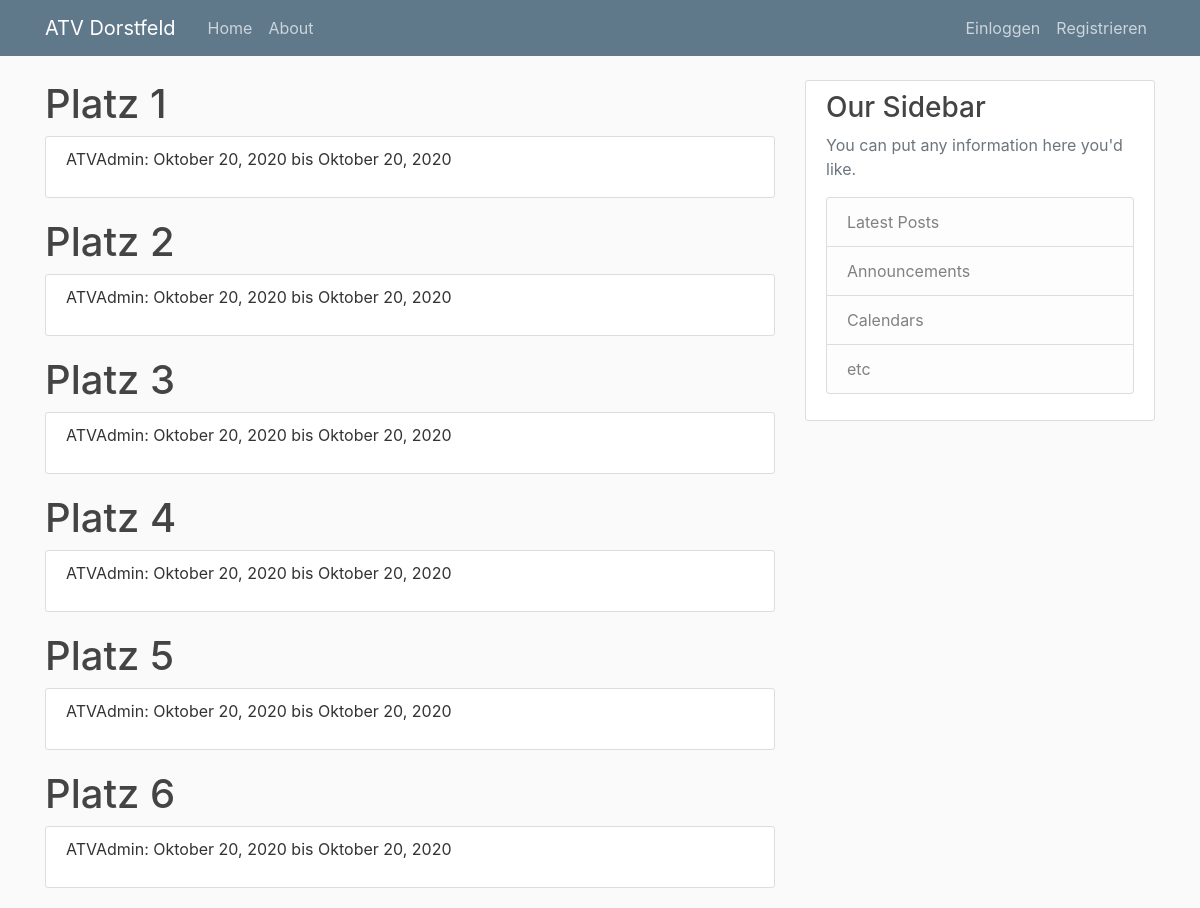
Before: / with the older database file.
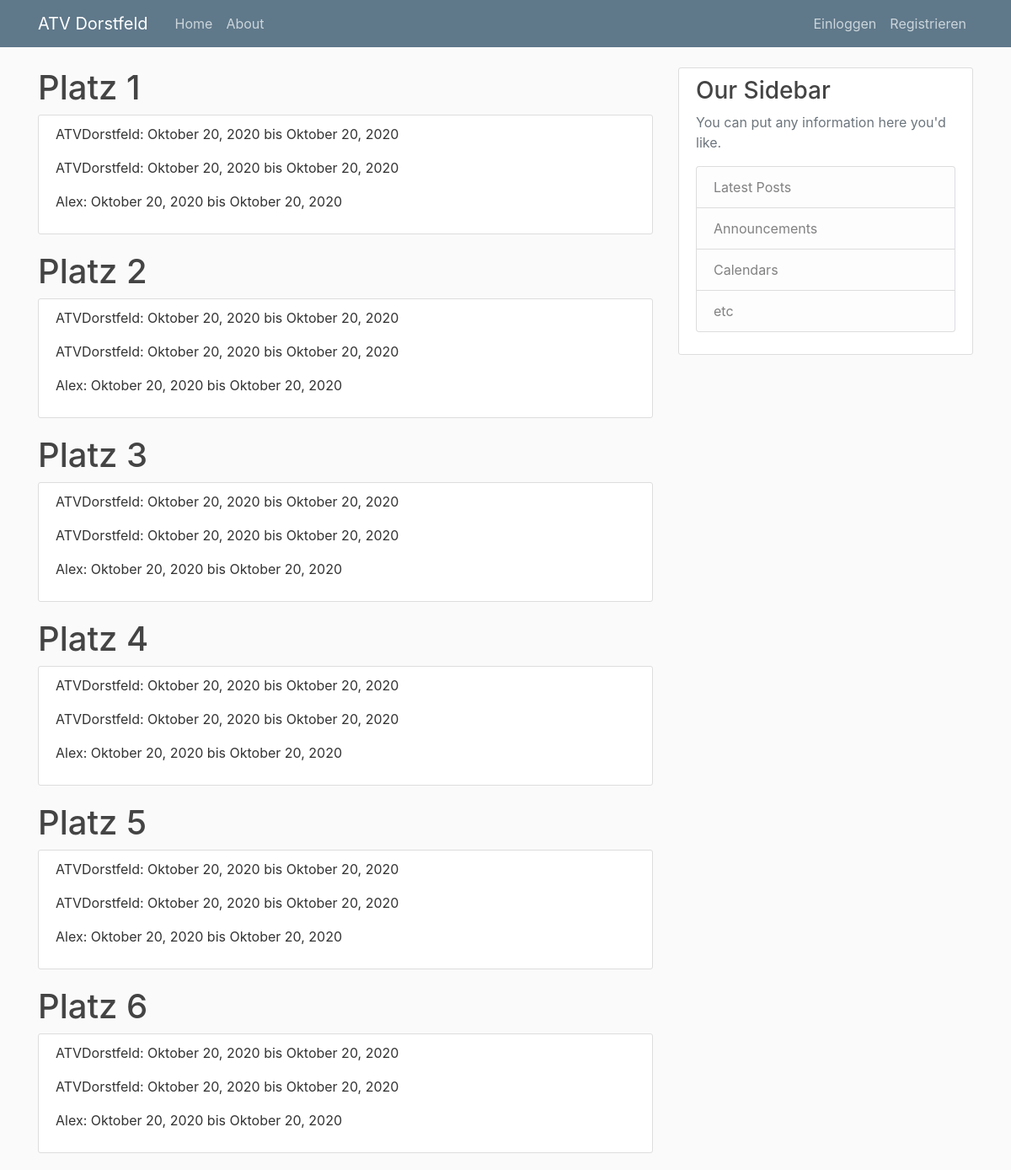
After: the same page with the newer database file.
### courts/model.py (models this page shows, shortened)
class Court(models.Model):
    title = models.CharField(max_length=100)
    used = models.BooleanField(default=False)
    double_field = models.BooleanField(default=True)

class Reservation(models.Model):
    court = models.ForeignKey(Court, on_delete=models.CASCADE)
    author = models.ForeignKey(User, on_delete=models.CASCADE, null=True)
    start_datetime = models.DateTimeField()
    end_datetime = models.DateTimeField()

### courts/views.py (the view)
# urls.py: path('', CourtsListView.as_view(), name='courts-home'),
class CourtsListView(ListView):
    model = Court
    template_name = 'courts/home.html'
    context_object_name = 'courts'
    def get_context_data(self, **kwargs):
        context = super(CourtsListView, self).get_context_data(**kwargs)
        context.update({
            'courts': Court.objects.all(),
            'reservations': Reservation.objects.all(),
        })
        return context

### courts/templates/courts/home.html (shortened to what this page needs)
{% extends "courts/base.html" %}
{% block content %}
{% for court in courts %}
<h1>{{ court.title }}</h1>
<article class="media content-section">
    <div class="media-body">
        {% for reservation in reservations %}
        <p class="article-content">{{ reservation.author }}: {{reservation.start_datetime|date:"F d, Y"}} bis {{reservation.end_datetime|date:"F d, Y"}}</p>
        {% endfor %}
    </div>
</article>
{% endfor %}
{% endblock content %}

### courts/templates/courts/base.html (shortened to what this page needs)
{% load static %}
<!DOCTYPE html>
<html lang="en">
<head>
    <link rel="stylesheet" href="https://maxcdn.bootstrapcdn.com/bootstrap/4.0.0/css/bootstrap.min.css"
>
    <link rel="stylesheet" type="text/css" href="{% static 'courts/main.css' %}">
</head>
<body>
<header class="site-header">
    <nav class="navbar navbar-expand-md navbar-dark bg-steel fixed-top">
        <div class="container">
            <a class="navbar-brand mr-4" href="{% url 'courts-home' %}">ATV Dorstfeld</a>
            <div class="collapse navbar-collapse" id="navbarToggle">
                <div class="navbar-nav mr-auto">
                    <a class="nav-item nav-link" href="{% url 'courts-home' %}">Home</a>
                    <a class="nav-item nav-link" href="#">About</a>
                </div>
                <div class="navbar-nav">
                    {% if user.is_authenticated %}
                    <a class="nav-item nav-link" href="{% url 'reservation-create' %}">Buchen</a>
                    <a class="nav-item nav-link" href="#">Meine Buchungen</a>
                    <a class="nav-item nav-link" href="{% url 'logout' %}">Ausloggen</a>
                    {% else %}
                    <a class="nav-item nav-link" href="{% url 'login' %}">Einloggen</a>
                    <a class="nav-item nav-link" href="{% url 'register' %}">Registrieren</a>
                    {% endif %}
                </div>
            </div>
        </div>
    </nav>
</header>
<main role="main" class="container">
    <div class="row">
        <div class="col-md-8">
            {% block content %}{% endblock %}
        </div>
        <div class="col-md-4">
            <div class="content-section">
                <h3>Our Sidebar</h3>
                <p class='text-muted'>You can put any information here you'd like.
                <ul class="list-group">
                    <li class="list-group-item list-group-item-light">Latest Posts</li>
                    <li class="list-group-item list-group-item-light">Announcements</li>
                    <li class="list-group-item list-group-item-light">Calendars</li>
                    <li class="list-group-item list-group-item-light">etc</li>
                </ul>
                </p>
            </div>
        </div>
    </div>
</main>
</body>
</html>

### courts/static/courts/main.css (style rules this page uses)
body { background: #fafafa; color: #333333; margin-top: 5rem; }
h1, h2, h3, h4, h5, h6 { color: #444444; }
ul { margin: 0; }
.bg-steel { background-color: #5f788a; }
.site-header .navbar-nav .nav-link { color: #cbd5db; }
.content-section { background: #ffffff; padding: 10px 20px; border: 1px solid #dddddd; border-radius: 3px; margin-bottom: 20px; }
.article-content { white-space: pre-line; }

Changed rows visible on the page:
removed Reservation: author "ATVAdmin", start_datetime "Oktober 20, 2020", end_datetime "Oktober 20, 2020"
added Reservation: author "ATVDorstfeld", start_datetime "Oktober 20, 2020", end_datetime "Oktober 20, 2020"
added Reservation: author "ATVDorstfeld", start_datetime "Oktober 20, 2020", end_datetime "Oktober 20, 2020"
added Reservation: author "Alex", start_datetime "Oktober 20, 2020", end_datetime "Oktober 20, 2020"
